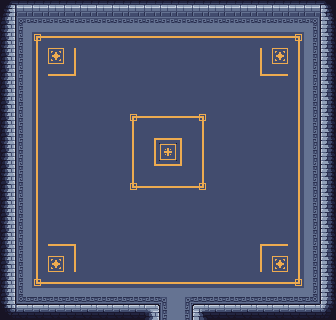

Below is a game level as drawn by its tile map, then a one-line description and the .tmx file that defines it, in full:
An orthogonal 21x20 tile map with 16x16 px tiles, 2 tile layers (Floor & Walls, F&W Decor), 1 hidden layer not drawn and 14 objects (6x Wall, 4x Vase, WoodenDoubleDoor, OrcBoss, SpawnPoint, ...).

<map version="1.10" tiledversion="1.11.2" orientation="orthogonal" renderorder="right-down" width="21" height="20" tilewidth="16" tileheight="16" infinite="0" nextlayerid="6" nextobjectid="16">
 <tileset firstgid="1" source="../Tilemaps/AllTile.tsx" />
 <objectgroup id="4" name="Collision">
  <object id="11" type="Wall" x="0.959664" y="-2.87899" width="13.9151" height="322.447" />
  <object id="12" type="Wall" x="12.9555" y="-8.63698" width="310.451" height="9.11681" />
  <object id="13" type="Wall" x="321.248" y="-1.43942" width="13.9151" height="322.447" />
  <object id="14" type="Wall" x="12.4756" y="305.173" width="146.349" height="14.395" />
  <object id="15" type="Wall" x="193.132" y="305.653" width="146.349" height="14.395" />
  <object id="5" name="WoodenDoubleDoorCollider" type="Wall" x="158.824" y="304.214" width="33.5882" height="1.91933" />
 </objectgroup>
 <layer id="1" name="Floor &amp; Walls" width="21" height="20">
  <data encoding="csv">
4543,4767,4767,4767,4767,4767,4767,4767,4767,4767,4767,4767,4767,4767,4767,4767,4767,4767,4767,4767,4545,
4655,5048,5049,5049,5049,5049,5049,5049,5049,5049,5049,5049,5049,5049,5049,5049,5049,5049,5049,5050,4653,
4655,5161,4126,4127,4127,4127,4127,4127,4127,4127,4127,4127,4127,4127,4127,4127,4127,4127,4128,5163,4653,
4655,5161,4239,3447,3563,3562,3562,3562,3562,3562,3562,3562,3562,3562,3562,3562,3561,3447,4241,5163,4653,
4655,5161,4239,3675,3676,3562,3562,3562,3562,3562,3562,3562,3562,3562,3562,3562,3674,3675,4241,5163,4653,
4655,5161,4239,3562,3562,3562,3562,3562,3562,3562,3562,3562,3562,3562,3562,3562,3562,3562,4241,5163,4653,
4655,5161,4239,3562,3562,3562,3562,3562,3562,3562,3562,3562,3562,3562,3562,3562,3562,3562,4241,5163,4653,
4655,5161,4239,3562,3562,3562,3562,3562,4126,3449,3449,3449,4128,3562,3562,3562,3562,3562,4241,5163,4653,
4655,5161,4239,3562,3562,3562,3562,3562,4239,3451,3675,3452,4241,3562,3562,3562,3562,3562,4241,5163,4653,
4655,5161,4239,3562,3562,3562,3562,3562,4239,3563,3445,3561,4241,3562,3562,3562,3562,3562,4241,5163,4653,
4655,5161,4239,3562,3562,3562,3562,3562,4239,3564,3449,3565,4241,3562,3562,3562,3562,3562,4241,5163,4653,
4655,5161,4239,3562,3562,3562,3562,3562,4352,4353,4353,4353,4354,3562,3562,3562,3562,3562,4241,5163,4653,
4655,5161,4239,3562,3562,3562,3562,3562,3562,3562,3562,3562,3562,3562,3562,3562,3562,3562,4241,5163,4653,
4655,5161,4239,3562,3562,3562,3562,3562,3562,3562,3562,3562,3562,3562,3562,3562,3562,3562,4241,5163,4653,
4655,5161,4239,3562,3562,3562,3562,3562,3562,3562,3562,3562,3562,3562,3562,3562,3562,3562,4241,5163,4653,
4655,5161,4239,3449,3450,3562,3562,3562,3562,3562,3562,3562,3562,3562,3562,3562,3448,3449,4241,5163,4653,
4655,5161,4239,3447,3563,3562,3562,3562,3562,3562,3562,3562,3562,3562,3562,3562,3561,3447,4241,5163,4653,
4655,5161,4352,4353,4353,4353,4353,4353,4353,4353,4353,4353,4353,4353,4353,4353,4353,4353,4354,5163,4653,
4655,5274,5275,5275,5275,5275,5275,5275,5275,5275,5165,5164,5275,5275,5275,5275,5275,5275,5275,5276,4653,
4769,4541,4541,4541,4541,4541,4541,4541,4541,4542,5161,5163,4540,4541,4541,4541,4541,4541,4541,4541,4771
</data>
 </layer>
 <layer id="2" name="F&amp;W Decor" width="21" height="20">
  <data encoding="csv">
0,0,0,0,0,0,0,0,0,0,0,0,0,0,0,0,0,0,0,0,0,
0,0,0,0,0,0,0,0,0,0,0,0,0,0,0,0,0,0,0,0,0,
0,0,0,0,0,0,0,0,0,0,0,0,0,0,0,0,0,0,0,0,0,
0,0,0,0,0,0,0,0,0,0,0,0,0,0,0,0,0,0,0,0,0,
0,0,0,0,0,0,0,0,0,0,0,0,0,0,0,0,0,0,0,0,0,
0,0,0,0,0,0,0,0,0,0,0,0,0,0,0,0,0,0,0,0,0,
0,0,0,0,0,0,0,0,0,0,0,0,0,0,0,0,0,0,0,0,0,
0,0,0,0,0,0,0,0,0,0,0,0,0,0,0,0,0,0,0,0,0,
0,0,0,0,0,0,0,0,0,0,0,0,0,0,0,0,0,0,0,0,0,
0,0,0,0,0,0,0,0,0,0,0,0,0,0,0,0,0,0,0,0,0,
0,0,0,0,0,0,0,0,0,0,0,0,0,0,0,0,0,0,0,0,0,
0,0,0,0,0,0,0,0,0,0,0,0,0,0,0,0,0,0,0,0,0,
0,0,0,0,0,0,0,0,0,0,0,0,0,0,0,0,0,0,0,0,0,
0,0,0,0,0,0,0,0,0,0,0,0,0,0,0,0,0,0,0,0,0,
0,0,0,0,0,0,0,0,0,0,0,0,0,0,0,0,0,0,0,0,0,
0,0,0,0,0,0,0,0,0,0,0,0,0,0,0,0,0,0,0,0,0,
0,0,0,0,0,0,0,0,0,0,0,0,0,0,0,0,0,0,0,0,0,
0,0,0,0,0,0,0,0,0,0,0,0,0,0,0,0,0,0,0,0,0,
0,0,0,0,0,0,0,0,0,0,0,0,0,0,0,0,0,0,0,0,0,
0,0,0,0,0,0,0,0,0,0,0,0,0,0,0,0,0,0,0,0,0
</data>
 </layer>
 <layer id="5" name="LightRays" width="21" height="20" visible="0">
  <data encoding="csv">
0,4974,4975,4976,4977,4978,4979,4980,0,4974,4975,4976,4977,4978,4979,4980,0,4974,4975,4976,4977,
4974,4975,4976,4977,4978,4979,4980,0,4974,4975,4976,4977,4978,4979,4980,0,4974,4975,4976,4977,4978,
4975,4976,4977,4978,4979,4980,0,4974,4975,4976,4977,4978,4979,4980,0,4974,4975,4976,4977,4978,4979,
4976,4977,4978,4979,4980,0,4974,4975,4976,4977,4978,4979,4980,0,4974,4975,4976,4977,4978,4979,4980,
4977,4978,4979,4980,0,4974,4975,4976,4977,4978,4979,4980,0,4974,4975,4976,4977,4978,4979,4980,0,
4978,4979,4980,0,4974,4975,4976,4977,4978,4979,4980,0,4974,4975,4976,4977,4978,4979,4980,0,4974,
4979,4980,0,4974,4975,4976,4977,4978,4979,4980,0,4974,4975,4976,4977,4978,4979,4980,0,4974,4975,
4980,0,4974,4975,4976,4977,4978,4979,4980,0,4974,4975,4976,4977,4978,4979,4980,0,4974,4975,4976,
0,4974,4975,4976,4977,4978,4979,4980,0,4974,4975,4976,4977,4978,4979,4980,0,4974,4975,4976,4977,
0,5087,5088,5089,5090,5091,5092,0,4974,4975,4976,4977,4978,4979,4980,0,4974,4975,4976,4977,4978,
5200,5200,5201,5202,5203,5204,0,4973,5087,5088,5089,5090,5091,5092,0,5086,5087,5088,5089,5090,5091,
0,0,0,0,0,0,0,0,0,0,5202,5203,5205,0,0,0,0,0,5202,5203,5204,
0,0,0,0,0,0,0,0,0,0,0,0,0,0,0,0,0,0,0,0,0,
0,0,0,0,0,0,0,0,0,0,0,0,0,0,0,0,0,0,0,0,0,
0,0,0,0,0,0,0,0,0,0,0,0,0,0,0,0,0,0,0,0,0,
0,0,0,0,0,0,0,0,0,0,0,0,0,0,0,0,0,0,0,0,0,
0,0,0,0,0,0,0,0,0,0,0,0,0,0,0,0,0,0,0,0,0,
0,0,0,0,0,0,0,0,0,0,0,0,0,0,0,0,0,0,0,0,0,
0,0,0,0,0,0,0,0,0,0,0,0,0,0,0,0,0,0,0,0,0,
0,0,0,0,0,0,0,0,0,0,0,0,0,0,0,0,0,0,0,0,0
</data>
 </layer>
 <objectgroup id="3" name="Objects">
  <object id="1" name="WoodenDoubleDoor" type="WoodenDoubleDoor" x="159.784" y="287.899" width="31.6689" height="15.8345">
   <properties>
    <property name="CloseDelay" type="float" value="0.5" />
    <property name="StartOpen" type="bool" value="true" />
   </properties>
  </object>
  <object id="2" name="OrcBoss" type="OrcBoss" x="167.941" y="153.066">
   <properties>
    <property name="Health" type="int" value="1000" />
   </properties>
   <point />
  </object>
  <object id="3" name="FromFinalBossApproach" type="SpawnPoint" x="175.619" y="286.46">
   <point />
  </object>
  <object id="4" name="FinalBossApproach" type="Door" x="159.304" y="317.649" width="32.6286" height="1.4395" />
  <object id="6" name="BossVase" type="Vase" x="279.742" y="261.988">
   <properties>
    <property name="PotionRedMini" value="1" />
   </properties>
   <point />
  </object>
  <object id="7" name="BossVase" type="Vase" x="279.742" y="54.221">
   <properties>
    <property name="PotionRed" value="1" />
   </properties>
   <point />
  </object>
  <object id="9" name="BossVase" type="Vase" x="55.6605" y="262.948">
   <properties>
    <property name="PotionRed" value="1" />
   </properties>
   <point />
  </object>
  <object id="10" name="BossVase" type="Vase" x="55.6605" y="53.7412">
   <properties>
    <property name="PotionRedMini" value="1" />
   </properties>
   <point />
  </object>
 </objectgroup>
</map>
